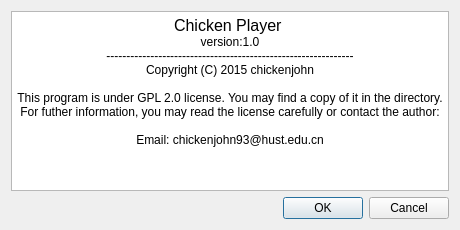
<?xml version="1.0" encoding="UTF-8"?>
<ui version="4.0">
 <class>aboutDialog</class>
 <widget class="QDialog" name="aboutDialog">
  <property name="geometry">
   <rect>
    <x>0</x>
    <y>0</y>
    <width>460</width>
    <height>230</height>
   </rect>
  </property>
  <property name="windowTitle">
   <string>About</string>
  </property>
  <layout class="QVBoxLayout" name="verticalLayout">
   <item>
    <widget class="QTextBrowser" name="textBrowser">
     <property name="html">
      <string>&lt;!DOCTYPE HTML PUBLIC &quot;-//W3C//DTD HTML 4.0//EN&quot; &quot;http://www.w3.org/TR/REC-html40/strict.dtd&quot;&gt;
&lt;html&gt;&lt;head&gt;&lt;meta name=&quot;qrichtext&quot; content=&quot;1&quot; /&gt;&lt;style type=&quot;text/css&quot;&gt;
p, li { white-space: pre-wrap; }
&lt;/style&gt;&lt;/head&gt;&lt;body style=&quot; font-family:'SimSun'; font-size:9pt; font-weight:400; font-style:normal;&quot;&gt;
&lt;p align=&quot;center&quot; style=&quot; margin-top:0px; margin-bottom:0px; margin-left:0px; margin-right:0px; -qt-block-indent:0; text-indent:0px;&quot;&gt;&lt;span style=&quot; font-size:12pt;&quot;&gt;Chicken Player &lt;/span&gt;&lt;/p&gt;
&lt;p align=&quot;center&quot; style=&quot; margin-top:0px; margin-bottom:0px; margin-left:0px; margin-right:0px; -qt-block-indent:0; text-indent:0px;&quot;&gt;version:1.0&lt;/p&gt;
&lt;p align=&quot;center&quot; style=&quot; margin-top:0px; margin-bottom:0px; margin-left:0px; margin-right:0px; -qt-block-indent:0; text-indent:0px;&quot;&gt;--------------------------------------------------------------&lt;/p&gt;
&lt;p align=&quot;center&quot; style=&quot; margin-top:0px; margin-bottom:0px; margin-left:0px; margin-right:0px; -qt-block-indent:0; text-indent:0px;&quot;&gt;&lt;span style=&quot; font-family:'Courier New,courier'; color:#000000;&quot;&gt;Copyright (C) 2015 chickenjohn&lt;/span&gt;&lt;/p&gt;
&lt;p align=&quot;center&quot; style=&quot;-qt-paragraph-type:empty; margin-top:0px; margin-bottom:0px; margin-left:0px; margin-right:0px; -qt-block-indent:0; text-indent:0px; font-family:'Courier New,courier'; color:#000000;&quot;&gt;&lt;br /&gt;&lt;/p&gt;
&lt;p align=&quot;center&quot; style=&quot; margin-top:0px; margin-bottom:0px; margin-left:0px; margin-right:0px; -qt-block-indent:0; text-indent:0px;&quot;&gt;&lt;span style=&quot; font-family:'Courier New,courier'; color:#000000;&quot;&gt;This program is under GPL 2.0 license. You may find a copy of it in the directory. For futher information, you may read the license carefully or contact the author:&lt;/span&gt;&lt;/p&gt;
&lt;p align=&quot;center&quot; style=&quot;-qt-paragraph-type:empty; margin-top:0px; margin-bottom:0px; margin-left:0px; margin-right:0px; -qt-block-indent:0; text-indent:0px; font-family:'Courier New,courier'; color:#000000;&quot;&gt;&lt;br /&gt;&lt;/p&gt;
&lt;p align=&quot;center&quot; style=&quot; margin-top:0px; margin-bottom:0px; margin-left:0px; margin-right:0px; -qt-block-indent:0; text-indent:0px;&quot;&gt;&lt;span style=&quot; font-family:'Courier New,courier'; color:#000000;&quot;&gt;Email: chickenjohn93@hust.edu.cn&lt;/span&gt;&lt;/p&gt;&lt;/body&gt;&lt;/html&gt;</string>
     </property>
    </widget>
   </item>
   <item>
    <widget class="QDialogButtonBox" name="buttonBox">
     <property name="orientation">
      <enum>Qt::Horizontal</enum>
     </property>
     <property name="standardButtons">
      <set>QDialogButtonBox::Cancel|QDialogButtonBox::Ok</set>
     </property>
    </widget>
   </item>
  </layout>
 </widget>
 <resources/>
 <connections>
  <connection>
   <sender>buttonBox</sender>
   <signal>accepted()</signal>
   <receiver>aboutDialog</receiver>
   <slot>accept()</slot>
   <hints>
    <hint type="sourcelabel">
     <x>248</x>
     <y>254</y>
    </hint>
    <hint type="destinationlabel">
     <x>157</x>
     <y>274</y>
    </hint>
   </hints>
  </connection>
  <connection>
   <sender>buttonBox</sender>
   <signal>rejected()</signal>
   <receiver>aboutDialog</receiver>
   <slot>reject()</slot>
   <hints>
    <hint type="sourcelabel">
     <x>316</x>
     <y>260</y>
    </hint>
    <hint type="destinationlabel">
     <x>286</x>
     <y>274</y>
    </hint>
   </hints>
  </connection>
 </connections>
</ui>
